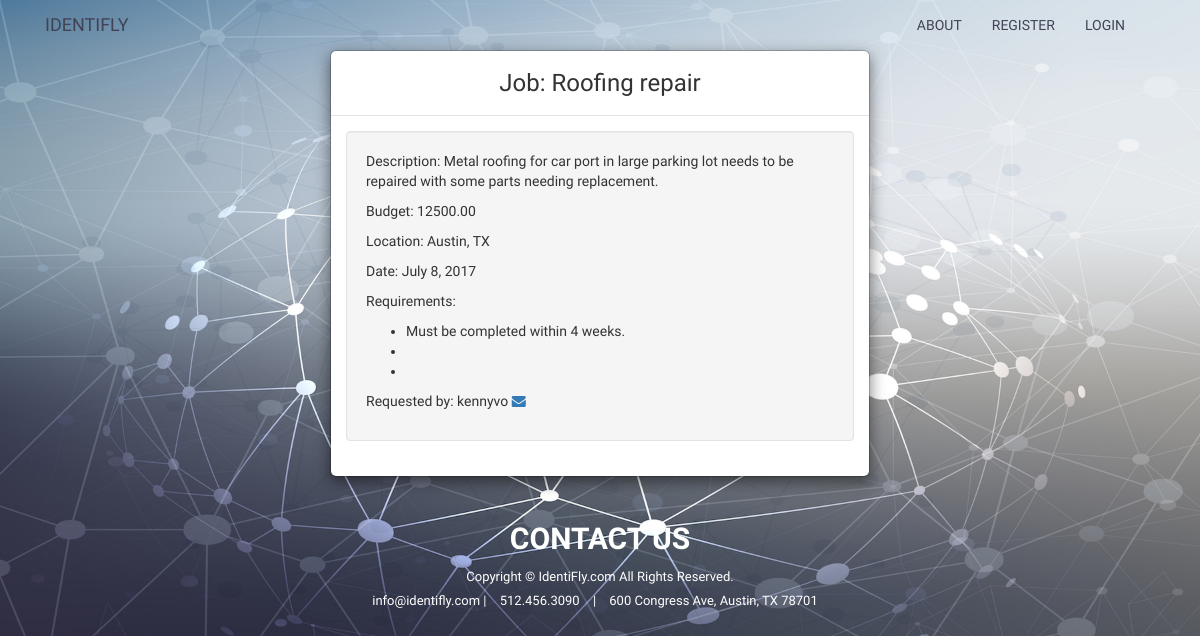
The page /10/ on the database as committed earlier.
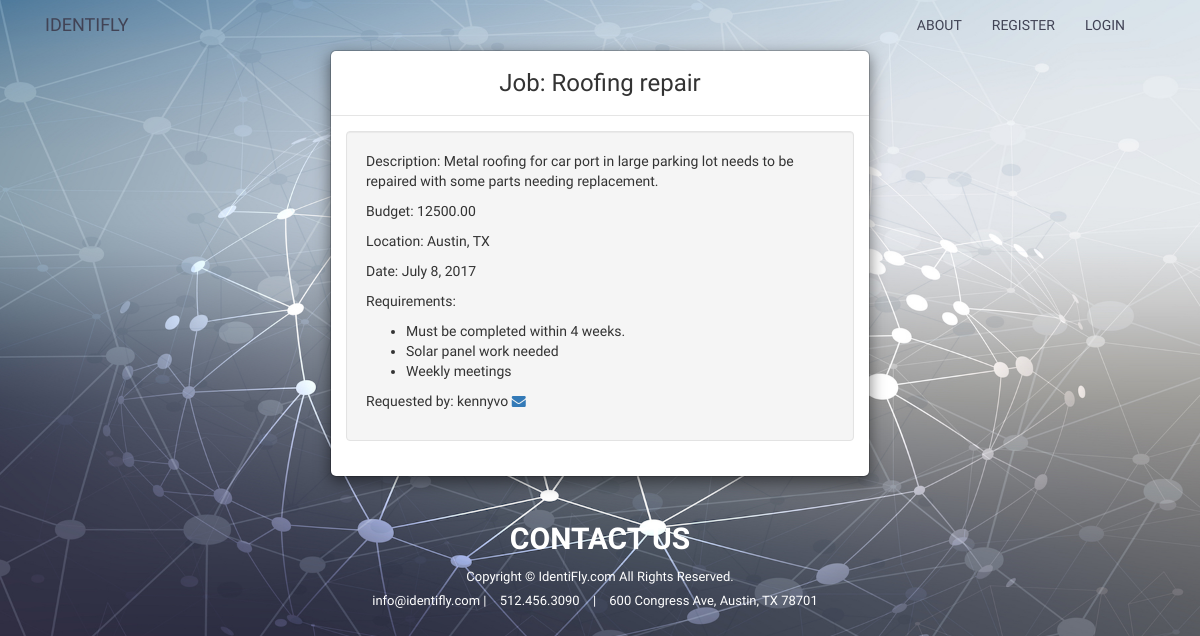
The same page on the database as committed later.
### main_app/models.py (models this page shows, shortened)
class Listing(models.Model):
    user = models.ForeignKey(User)
    topic = models.CharField(verbose_name='Topic', max_length=100)
    description = models.CharField(verbose_name='Description', max_length=500)
    budget = MoneyField(verbose_name='Budget',
                        max_digits=10,
                        decimal_places=2,
                        default_currency='USD')
    location = models.CharField(verbose_name='Location', max_length=50)
    requirement1 = models.CharField(verbose_name='Requirements(1)', max_length=50)
    requirement2 = models.CharField(verbose_name='Requirements(2)', max_length=50)
    requirement3 = models.CharField(verbose_name='Requirements(3)', max_length=50)
    date = models.DateField(verbose_name='Date Posted', default=datetime.now, blank=True)
    date_required = models.DateField(verbose_name='Date Required')

### main_app/views.py (the view)
# urls.py: url(r'^([0-9]+)/$', views.detail, name="detail"),
def detail(request, listing_id):
    listing = Listing.objects.get(id=listing_id)
    return render(request, 'detail.html', {'listing': listing})

### main_app/templates/detail.html
{% extends 'base.html' %}
{% load staticfiles %}
{% block content %}
<div class="container">
  <div class="row">
    <div class="col-sm-6 col-sm-offset-3">
      <div class="modal-content">
        <div class="modal-header">
          <h3 class="modal-title text-center" id="myModalLabel">Job: {{ listing.topic}}</h3>
        </div>
        <div class="modal-body">
          <div class="row">
            <div class="col-xs-12">
              <div class="well">
                  <p> Description: {{ listing.description }}</p>
                  <p> Budget: {{ listing.budget }}</p>
                  <p> Location: {{ listing.location }}</p>
                  <p> Date: {{ listing.date }}</p>
                  <p> Requirements:</p>
                  <ul>
                    <li>{{ listing.requirement1 }}</li>
                    <li>{{ listing.requirement2 }}</li>
                    <li>{{ listing.requirement3 }}</li>
                  </ul>
                  <p> Requested by: {{listing.user}}
                    <a href="mailto:{{listing.user.email}}">
                    <i class="fa fa-envelope grow"></i> </a></p>
              </div>
            </div>
          </div>
        </div>
      </div>
    </div>
  </div>
</div>
{% endblock %}

### main_app/templates/base.html (shortened to what this page needs)
{% load static %}
<!DOCTYPE html>
<html>
  <head>
    <link rel="stylesheet" type="text/css" href="{% static 'bootstrap.min.css' %}" />
    <link rel="stylesheet" type="text/css" href="{% static 'bootstrap-grid.min.css' %}" />
    <link rel="stylesheet" type="text/css" href="{% static 'style.css' %}" />
    <link rel="stylesheet" type="text/css" href="{% static 'django_tables2.css' %}" />
    <link href="https://maxcdn.bootstrapcdn.com/font-awesome/4.7.0/css/font-awesome.min.css" rel="stylesheet">
    {% include 'navbar.html' %}
    {% block content %}
    {% endblock %}
    {% include 'footer.html' %}
  </body>
</html>

### main_app/templates/navbar.html (shortened to what this page needs)
<nav class="navbar navbar-inverse">
  <div class="container">
    <div class="navbar-header">
      <a class="navbar-brand" href="/">IdentiFly</a>
    </div>
    <div id="navbar" class="navbar-collapse collapse">
      <ul class="nav navbar-nav pull-right">
        {% if not user.is_authenticated %}
        <li><a href="{% url 'about' %}">About</a></li>
        <li><a href="{% url 'register' %}">Register</a></li>
        <li><a href="{% url 'login' %}">Login</a></li>
        {% endif %}
      </ul>
    </div>
  </div>
</nav>

### main_app/templates/footer.html (shortened to what this page needs)
<footer class="text-center">
  <h2 class="footer-title">Contact Us</h2>
  Copyright &copy; IdentiFly.com All Rights Reserved.<br/>
  <a style="color: #ffffff" href="mailto:info@identifly.com">info@identifly.com</a>  |  <span class="foot-phone">512.456.3090</span>  |  <span>600 Congress Ave, Austin, TX 78701</span>
</footer>

### main_app/static/style.css (style rules this page uses)
.navbar { background-color: transparent; border: #414355; font-family: 'Josefin Sans', sans-serif; }
.navbar-inverse .navbar-nav>li>a, .navbar-inverse .navbar-brand { color: #414355; text-transform: uppercase; }
.navbar-inverse { margin-bottom: 0px; }
h2 { margin-top: 5px; color: #1e1f25; font-family: 'Josefin Sans', sans-serif; text-transform: uppercase; }
footer { text-align:center; padding:70px 0px; color:#ffffff; font-size:13px; line-height:24px; right: 0; bottom: 0; left: 0; padding: 1rem; }
footer span { margin:0px 10px; }
.footer-title { color: #ffffff; margin-top: 35px; font-weight: bold; }

Rows that differ between the two databases and show on the page:
changed Listing "Roofing repair": requirement2 (not shown) → "Solar panel work needed"; requirement3 (not shown) → "Weekly meetings"
